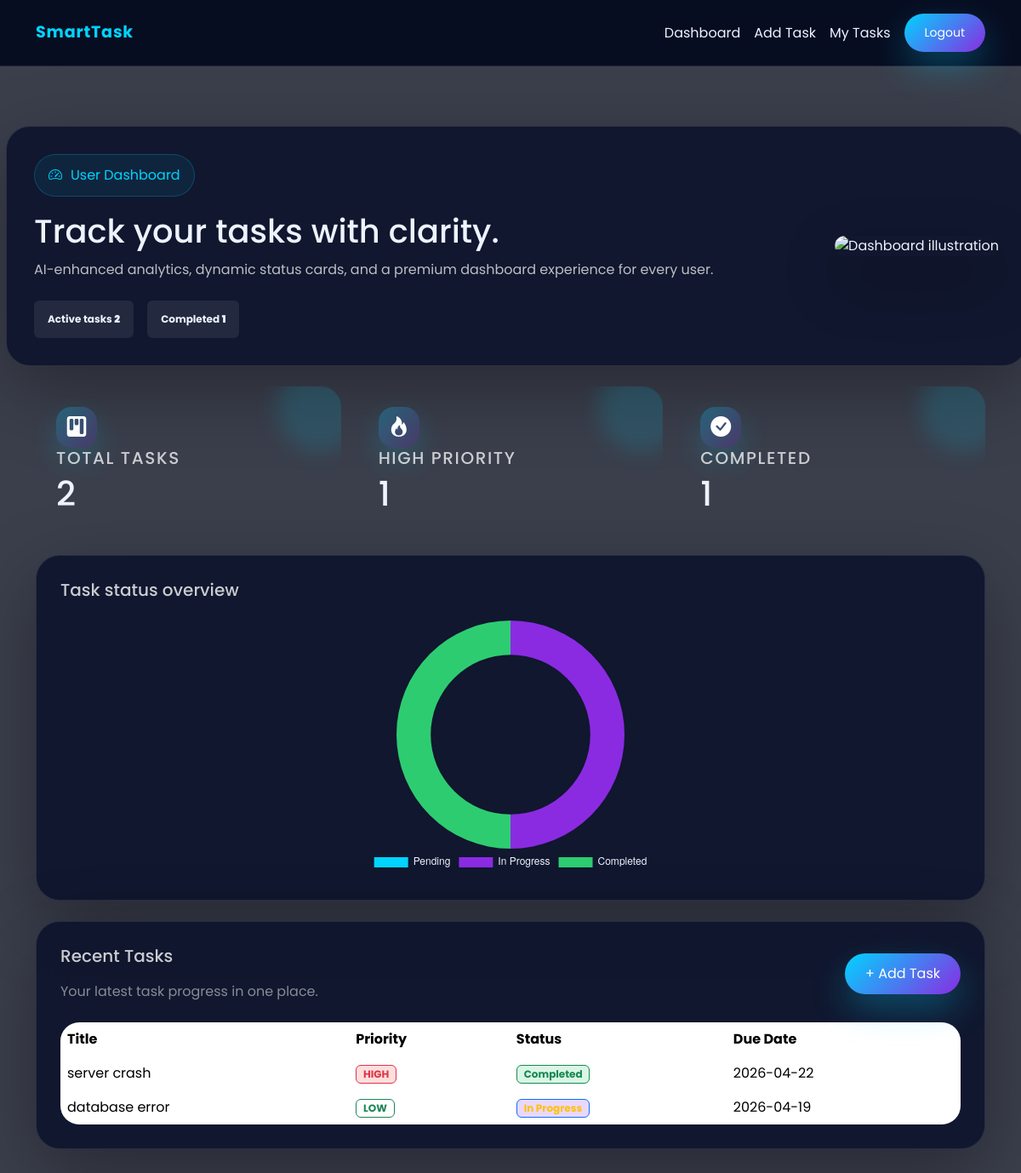
Page /user_dashboard (signed in) on the committed database.
### tables this page shows
CREATE TABLE tasks (
            id INTEGER PRIMARY KEY AUTOINCREMENT,
            title TEXT NOT NULL,
            description TEXT NOT NULL,
            status TEXT DEFAULT 'Pending',
            priority TEXT,
            due_date DATE,
            user_id INTEGER, category TEXT, file_path TEXT,
            FOREIGN KEY (user_id) REFERENCES users(id)

        );

### app.py (the view)
@app.route("/user_dashboard")
def user_dashboard():
    user_id = session.get('user_id')
    if 'user_id' not in session:
        return redirect(url_for("login"))
    conn = getdb()
    cursor = conn.cursor()
    cursor.execute("SELECT * FROM tasks WHERE user_id=?", (user_id,))
    tasks = cursor.fetchall()
    cursor.execute("SELECT COUNT(*) FROM tasks WHERE user_id=?", (user_id,))
    total = cursor.fetchone()[0]
    cursor.execute("SELECT COUNT(*) FROM tasks WHERE user_id=? AND status='Pending'", (user_id,))
    pending = cursor.fetchone()[0]
    cursor.execute("SELECT COUNT(*) FROM tasks WHERE user_id=? AND status='In Progress'", (user_id,))
    inprogress= cursor.fetchone()[0]
    cursor.execute("SELECT COUNT(*) FROM tasks WHERE user_id=? AND status='Completed'", (user_id,))
    completed= cursor.fetchone()[0]
    cursor.execute("SELECT COUNT(*) FROM tasks WHERE user_id=? AND priority='HIGH'", (user_id,))
    high_priority = cursor.fetchone()[0]
    conn.close()
    session['viewing_dashboard'] = True
    return render_template("user_dashboard.html",alltasks=tasks,total_tasks=total,pending_tasks=pending,inprogresstas=inprogress,high=high_priority,completed=completed)

### app.py (called while the page is built)
@app.after_request
def set_cache_headers(response):
    if response.status_code in [301, 302, 303, 307, 308]:
        response.headers['Cache-Control'] = 'no-store, no-cache, must-revalidate, max-age=0'
        response.headers['Pragma'] = 'no-cache'
        response.headers['Expires'] = '0'
    elif request.endpoint and request.endpoint in ['login', 'register', 'logout', 'user_dashboard', 'admin_dashboard']:
        response.headers['Cache-Control'] = 'no-store, no-cache, must-revalidate, max-age=0, private'
        response.headers['Pragma'] = 'no-cache'
        response.headers['Expires'] = '0'
    elif request.method == 'POST':
        response.headers['Cache-Control'] = 'no-store, no-cache, must-revalidate, max-age=0'
        response.headers['Pragma'] = 'no-cache'
        response.headers['Expires'] = '0'
    return response

def getdb():
    conn = sqlite3.connect(DB_PATH)
    return conn

### templates/user_dashboard.html (shortened to what this page needs)
<!DOCTYPE html>
<html lang="en">
<head>
    <link href="https://cdn.jsdelivr.net/npm/bootstrap@5.3.2/dist/css/bootstrap.min.css" rel="stylesheet">
    <link href="https://cdn.jsdelivr.net/npm/bootstrap-icons/font/bootstrap-icons.css" rel="stylesheet">
</head>
<body>
    <div class="app-shell">
        <nav class="navbar navbar-expand-lg py-3 fixed-top">
            <div class="container d-flex justify-content-between align-items-center">
                <a class="navbar-brand fw-bold" href="/">SmartTask</a>
                <div class="d-flex align-items-center gap-3">
                    <a class="nav-link" href="/user_dashboard">Dashboard</a>
                    <a class="nav-link" href="/add_task">Add Task</a>
                    <a class="nav-link" href="/my_tasks">My Tasks</a>
                    <a class="btn btn-sm btn-glow" href="/logout">Logout</a>
                </div>
            </div>
        </nav>
        <main class="container py-5" style="padding-top:120px;">
            <section class="hero">
                <div class="hero-card">
                    <div>
                        <span class="hero-badge"><i class="bi bi-speedometer2"></i> User Dashboard</span>
                        <h1>Track your tasks with clarity.</h1>
                        <p>AI-enhanced analytics, dynamic status cards, and a premium dashboard experience for every user.</p>
                        <div class="mt-4 d-flex flex-wrap gap-3">
                            <span class="badge badge-primary p-3" style="background:rgba(255,255,255,0.08); color:#eef3ff;">Active tasks <strong>{{ total_tasks or 0 }}</strong></span>
                            <span class="badge badge-secondary p-3" style="background:rgba(255,255,255,0.08); color:#eef3ff;">Completed <strong>{{ completed or 0 }}</strong></span>
                        </div>
                    </div>
                    <img src="https://images.unsplash.com/photo-1519389950473-47ba0277781c?ixlib=rb-4.0.3&auto=format&fit=crop&w=900&q=80" alt="Dashboard illustration">
                </div>
            </section>
            <section class="stats-grid">
                <div class="stat-card">
                    <div class="icon-sm"><i class="bi bi-kanban-fill fs-4"></i></div>
                    <h5>Total Tasks</h5>
                    <h2>{{ total_tasks or 0 }}</h2>
                </div>
                <div class="stat-card">
                    <div class="icon-sm"><i class="bi bi-fire fs-4"></i></div>
                    <h5>High Priority</h5>
                    <h2>{{ high or 0 }}</h2>
                </div>
                <div class="stat-card">
                    <div class="icon-sm"><i class="bi bi-check-circle-fill fs-4"></i></div>
                    <h5>Completed</h5>
                    <h2>{{ completed or 0 }}</h2>
                </div>
            </section>
            <section class="chart-card">
                <h5>Task status overview</h5>
                <div class="chart-container mt-4"><canvas id="statusChart"></canvas></div>
            </section>
            <section class="table-card">
                <div class="d-flex justify-content-between align-items-center mb-4">
                    <div><h5>Recent Tasks</h5><p class="mb-0 text-white-50">Your latest task progress in one place.</p></div>
                    <a href="/add_task" class="btn btn-glow">+ Add Task</a>
                </div>
                {% if alltasks %}
                <div class="table-responsive">
                    <table class="table table-borderless align-middle mb-0">
                        <thead><tr><th>Title</th><th>Priority</th><th>Status</th><th>Due Date</th></tr></thead>
                        <tbody>
                            {% for task in alltasks %}
                            <tr>
                                <td>{{ task[1] }}</td>
                                <td><span class="badge border {% if task[4] in ['HIGH','High'] %}border-danger badge-high text-danger{% elif task[4] in ['MEDIUM','Medium'] %}border-warning badge-medium text-warning{% else %}border-success badge-low text-success{% endif %}">{{ task[4] }}</span></td>
                                <td><span class="badge border {% if task[3] == 'Completed' %}border-success badge-completed text-success{% elif task[3] == 'In Progress' %}border-primary badge-progress text-warning{% else %}border-danger badge-pending text-danger{% endif %}">{{ task[3] }}</span></td>
                                <td>{{ task[5] }}</td>
                            </tr>
                            {% endfor %}
                        </tbody>
                    </table>
                </div>
                {% endif %}
            </section>
        </main>
    </div>
    <script>
        const ctx = document.getElementById('statusChart');
        const pending = {{ pending_tasks | default(0) }};
        const inProgress = {{ inprogresstas | default(0) }};
        const completed = {{ completed | default(0) }};
        new Chart(ctx, { type:'doughnut', data:{ labels:['Pending','In Progress','Completed'], datasets:[{ data:[pending,inProgress,completed], backgroundColor:['#00d4ff','#8a2be2','#2ecc71'], hoverOffset:8, borderWidth:0 }] }, options:{ responsive:true, maintainAspectRatio:false, cutout:'70%', plugins:{ legend:{ position:'bottom', labels:{ color:'#eef3ff' } } } } });
        history.pushState(null, null, window.location.href);
        window.addEventListener('popstate', ()=>window.location.href='/login');
    </script>
</body>
</html>

### templates/user_dashboard.html (style rules this page uses)
* { font-family: 'Poppins', sans-serif; }
body { margin:0; min-height:100vh; background:url('https://images.unsplash.com/photo-1525718279709-5f4f35b8a6a7?ixlib=rb-4.0.3&auto=format&fit=crop&w=1650&q=80') center/cover no-repeat fixed; color:#eef3ff; }
body::before { content:''; position:fixed; inset:0; background:rgba(4, 10, 26, 0.78); z-index:0; }
.app-shell { position:relative; z-index:1; padding-bottom:60px; }
.navbar { background:rgba(4,9,30,0.92); backdrop-filter:blur(18px); border-bottom:1px solid rgba(255,255,255,0.1); }
.navbar-brand { font-size:1.2rem; letter-spacing:.04em; color:#00d4ff !important; }
.nav-link { color:#eef3ff !important; }
.hero { max-width:1140px; margin:100px auto 24px; display:grid; grid-template-columns:1.3fr 0.9fr; gap:24px; }
.hero-card, .chart-card, .table-card { background:rgba(14, 20, 44, 0.92); border:1px solid rgba(255,255,255,0.1); border-radius:28px; backdrop-filter:blur(18px); box-shadow:0 28px 90px rgba(0,0,0,0.32); transition: transform .25s ease; }
.hero-card { padding:32px; display:grid; grid-template-columns:1fr auto; align-items:center; gap:24px;width: 1200px;margin-left: -35px; }
.hero-card h1 { margin:0 0 10px; font-size:2.4rem; }
.hero-card p { color:rgba(255,255,255,0.72); margin-bottom:0; }
.hero-card .hero-badge { display:inline-flex; align-items:center; gap:10px; padding:12px 16px; border-radius:999px; border:1px solid rgba(0,212,255,0.22); background:rgba(0,212,255,0.08); color:#00d4ff; margin-bottom:18px; }
.hero-card img { width:100%; max-width:340px; border-radius:24px; box-shadow:0 28px 70px rgba(0,0,0,0.28); }
.stats-grid { max-width:1140px; margin:auto; display:grid; grid-template-columns:repeat(3,1fr); gap:20px; }
.stat-card { padding:24px; border-radius:24px; position:relative; overflow:hidden; }
.stat-card::after { content:''; position:absolute; top:-24px; right:-24px; width:100px; height:100px; border-radius:50%; background:rgba(0,212,255,0.14); filter:blur(12px); }
.stat-card h5 { margin-bottom:6px; color:rgba(255,255,255,0.74); text-transform:uppercase; letter-spacing:.08em; }
.stat-card h2 { margin:0; font-size:2.5rem; }
.stat-card .icon-sm { width:48px; height:48px; border-radius:18px; display:flex; align-items:center; justify-content:center; background:linear-gradient(135deg, rgba(0,212,255,0.28), rgba(138,43,226,0.2)); color:white; box-shadow:0 14px 32px rgba(0,212,255,0.18); }
.chart-card { padding:28px; margin-top:24px; }
.chart-card h5 { margin-bottom:18px; color:rgba(255,255,255,0.78); }
.chart-container { width:100%; max-width:540px; margin:auto; }
.table-card { padding:28px; margin:24px auto 40px; max-width:1140px; }
.table-card h5 { margin-bottom:18px; color:rgba(255,255,255,0.78); }
.table-responsive { border-radius:22px; overflow:hidden; }
table { min-width:760px; color:#eef3ff; }
thead tr { background:rgba(255,255,255,0.06); }
th, td { border:none; vertical-align:middle; }
tbody tr { transition: transform .2s ease, background .2s ease; }
.badge-progress { background:rgba(138,43,226,0.18); color:#e5d8ff; }
.badge-completed { background:rgba(46,204,113,0.18); color:#d4f5db; }
.badge-high { background:rgba(255,76,76,0.18); color:#ffc7d7; }
.btn-glow { background:linear-gradient(135deg,#00d4ff,#8a2be2); color:#fff; border:none; border-radius:999px; padding:12px 24px; box-shadow:0 18px 40px rgba(0,212,255,0.28); }

### rows in the picture
tasks: title "server crash", priority "HIGH", status "Completed", due_date "2026-04-22"
tasks: title "database error", priority "LOW", status "In Progress", due_date "2026-04-19"

### other values in the picture
{{ total_tasks or 0 }} "2"
{{ completed or 0 }} "1"
{{ high or 0 }} "1"
chart data {{ pending_tasks | default(0) }} 0
chart data {{ inprogresstas | default(0) }} 1
chart data {{ completed | default(0) }} 1
